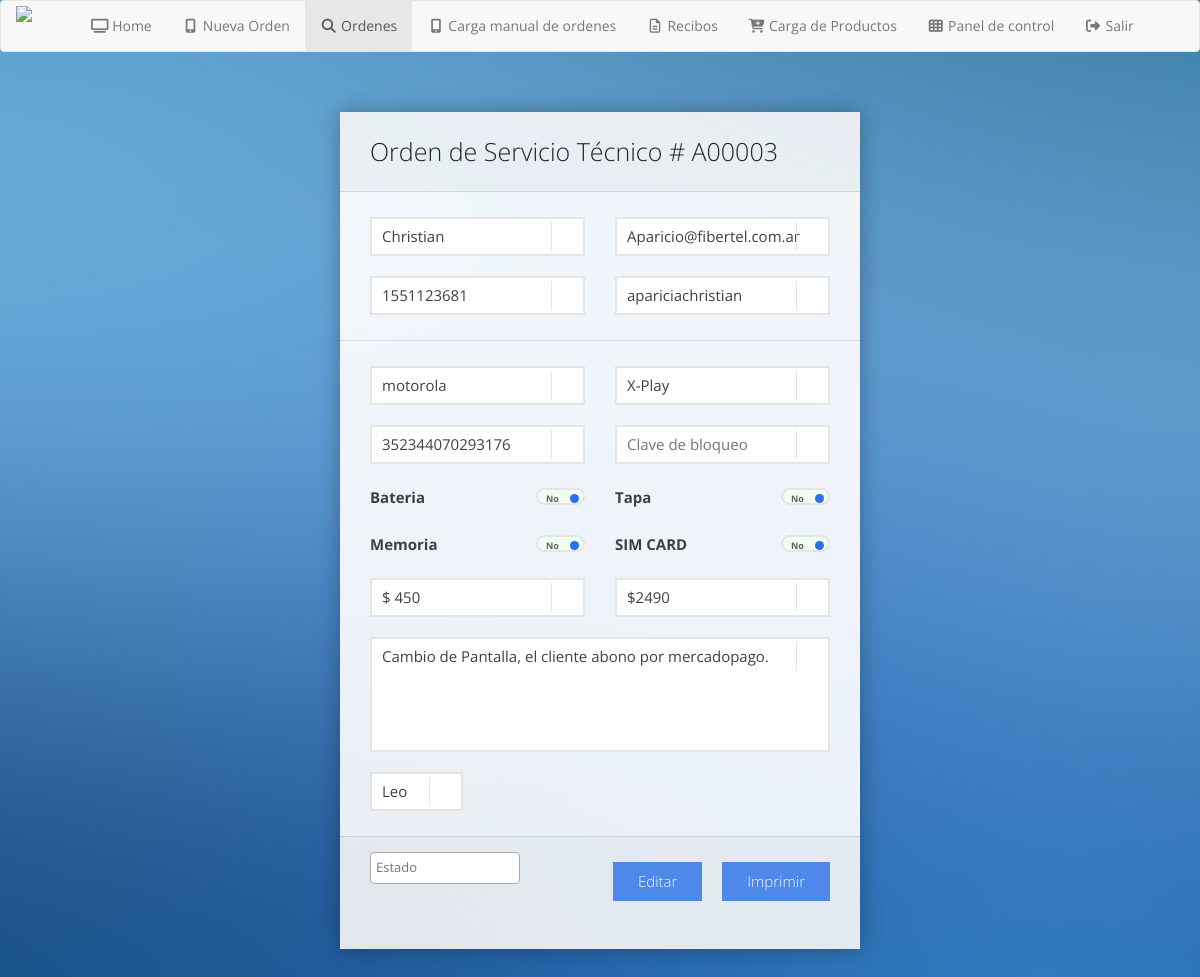
/search.php?id=100 (signed in), run on the app's committed database.
### tables this page shows
CREATE TABLE `nuevaorden` (
  `id` int(200) NOT NULL,
  `letra` varchar(1) NOT NULL,
  `orden` int(5) UNSIGNED ZEROFILL NOT NULL,
  `fechacreacion` timestamp NOT NULL DEFAULT CURRENT_TIMESTAMP ON UPDATE CURRENT_TIMESTAMP,
  `nombre` varchar(100) NOT NULL,
  `telefono` varchar(50) NOT NULL,
  `email` varchar(100) NOT NULL,
  `apellido` varchar(100) NOT NULL,
  `marca` varchar(100) NOT NULL,
  `modelo` varchar(100) NOT NULL,
  `serie` varchar(100) NOT NULL,
  `clavebloqueo` varchar(100) NOT NULL,
  `diagnostico` varchar(100) NOT NULL,
  `valor` varchar(100) NOT NULL,
  `detalle` varchar(2000) NOT NULL,
  `bateria` varchar(10) NOT NULL,
  `tapa` varchar(10) NOT NULL,
  `memoria` varchar(10) NOT NULL,
  `sim` varchar(10) NOT NULL,
  `atendidopor` varchar(100) NOT NULL,
  `visitas` int(25) NOT NULL,
  `estado` varchar(50) NOT NULL,
  `confirmado` int(2) NOT NULL
);

### search.php (the view, shortened to what this page needs)
<!DOCTYPE html>
<html>
  <head>
    <link rel="stylesheet" href="css/demo.css" />
		<link rel="stylesheet" href="css/sky-forms.css" />
		<link rel="stylesheet" href="css/sky-forms-blue.css" />
    <link rel="stylesheet" href="https://maxcdn.bootstrapcdn.com/bootstrap/3.3.7/css/bootstrap.min.css">
    <link rel="stylesheet" href="css/select2.min.css">
    <link rel="stylesheet" href="css/semantic.min.css">
    <link rel="stylesheet" type="text/css" href="css/imprimir.css" media="print" />
    <?php
      include 'api/conexion.php';
     ?>
  </head>
  <body id="search" onload="inicio()" onkeypress="reset()" onclick="reset()" onMouseMove="reset()" class="bg-blue zoom">
    <?php if(isset($_SESSION['logged'])) { ?>
    <?php
    include "api/navbar.php"
     ?>
    <div class="container">
      <?php
        if(isset($_GET['id'])) {
          $ordenesid = mysqli_query($conexion, "select * from nuevaorden where id = '$_GET[id]'");
          $ordenesid = mysqli_fetch_array($ordenesid);
           ?>
          <div class="body">
      			<form id="formOrden" action="" id="sky-form" class="sky-form" />
      				<header>Orden de Servicio Técnico<span id="numorder"><?php echo " # ".$ordenesid["letra"].$ordenesid["orden"]; ?></span></header>
      				<fieldset>
      					<div class="row">
      						<section class="col col-6">
      							<label class="input">
      								<i class="icon-append fa-user"></i>
      								<input type="text" id="nombre" name="nombre" placeholder="Nombre" disabled value="<?php echo $ordenesid['nombre']; ?>" />
      							</label>
      						</section>
                  <section class="col col-6">
      							<label class="input">
      								<i class="icon-append fa-user-o"></i>
      								<input type="text" id="apellido" name="apellido" placeholder="Apellido" disabled value="<?php echo $ordenesid['apellido']; ?>" />
      							</label>
      						</section>
      					</div>
      					<div class="row">
                  <section class="col col-6">
      							<label class="input">
      								<i class="icon-append fa-phone"></i>
      								<input type="tel" id="telefono" name="telefono" placeholder="Telefono" disabled value="<?php echo $ordenesid['telefono']; ?>"/>
      							</label>
      						</section>
      						<section class="col col-6">
      							<label class="input">
      								<i class="icon-append fa-envelope"></i>
      								<input type="email" id="email" name="email" placeholder="Email" disabled value="<?php echo $ordenesid['email']; ?>" />
      							</label>
      						</section>
      					</div>
      				</fieldset>
      				<fieldset>
      					<div class="row">
      						<section class="col col-6">
                    <label class="input">
      								<i class="icon-append fa-mobile-o"></i>
      								<input type="text" name="marca" id="marca" placeholder="Marca" disabled value="<?php echo $ordenesid['marca']; ?>" />
      							</label>
                  </section>
                  <section class="col col-6">
      							<label class="input">
      								<i class="icon-append fa-mobile"></i>
      								<input type="text" name="modelo" id="modelo" placeholder="Modelo" disabled value="<?php echo $ordenesid['modelo']; ?>" />
      							</label>
                  </section>
                </div>
                <div class="row">
                  <section class="col col-6">
      							<label class="input">
      								<i class="icon-append fa-barcode"></i>
      								<input type="text" name="serie" id="serie" placeholder="Serie" disabled value="<?php echo $ordenesid['serie']; ?>" />
      							</label>
      						</section>
                  <section class="col col-6">
      							<label class="input">
      								<i class="icon-append fa-lock"></i>
      								<input type="text" name="clave" id="clave" placeholder="Clave de bloqueo" disabled value="<?php echo $ordenesid['clavebloqueo']; ?>" />
      							</label>
      						</section>
                </div>
                <div class="row">
                  <section class="col col-6">
      							<label class="toggle state-success"><input type="checkbox" name="checkbox-toggle" /><i></i>Bateria</label>
      						</section>
                  <section class="col col-6">
                    <label class="toggle state-success"><input type="checkbox" name="tapa" /><i></i>Tapa</label>
      						</section>
                  <section class="col col-6">
                    <label class="toggle state-success"><input type="checkbox" name="memoria" /><i></i>Memoria</label>
      						</section>
                  <section class="col col-6">
                    <label class="toggle state-success"><input type="checkbox" name="sim" /><i></i>SIM CARD</label>
      						</section>
                </div>
                <div class="row">
                  <section class="col col-6">
      							<label class="input">
      								<i class="icon-append fa-user-md"></i>
      								<input type="text" name="diagnostico" id="diagnostico" placeholder="Diagnostico" disabled value="<?php echo $ordenesid['diagnostico']; ?>" />
      							</label>
      						</section>
                  <section class="col col-6">
      							<label class="input">
      								<i class="icon-append fa-money"></i>
      								<input type="text" name="valor" id="valor" placeholder="Valor" value="<?php echo $ordenesid['valor']; ?>" />
      							</label>
      						</section>
      					</div>
      					<section>
      						<label class="textarea">
      							<i class="icon-append fa-commenting-o"></i>
      							<textarea rows="5" name="detalle" id="detalle" placeholder="Ingrese detalle de reparacion"><?php echo $ordenesid['detalle']; ?></textarea>
      						</label>
      					</section>
                <div class="row">
                  <section class="col col-3">
      							<label class="input">
      								<i class="icon-append fa-user"></i>
      								<input type="text" name="quien" id="quien" placeholder="Atendido por" value="<?php echo $ordenesid['atendidopor']; ?>"/>
      							</label>
      						</section>
                </div>
      				</fieldset>
      				<footer>
                <button type="button" onclick="printOrder();" class="button">Imprimir</button>
      					<button type="button" onclick="cambiarestado(<?php echo $_GET['id'] ?>);" class="button">Editar</button>
                <br><br><br>
      				</footer>
      		</div>
        </div>
    <?php
      }
     ?>
     <?php
   } else {
    ?>
   <script>
     location.href="login.html";
   </script>
 <?php
   }
  ?>
  </body>
</html>

### css/demo.css (style rules this page uses)
html, body { margin: 0; padding: 0; background-attachment: fixed; background-position: 50% 50%; background-size: cover; }
.bg-blue { background-image: url(../img/bg-blue.jpg); }
.body { max-width: 600px; margin: 0 auto; padding: 40px; }

### css/sky-forms-blue.css (style rules this page uses)
.sky-form .toggle i:before { background-color: #2a70e8; }
.sky-form .button { background-color: #2a70e8; }

### data on the page
nuevaorden: letra "A", orden "00003", nombre "Christian", apellido "Aparicio@fibertel.com.ar", telefono "1551123681", email "apariciachristian", marca "motorola", modelo "X-Play", serie "352344070293176", diagnostico "$ 450", valor "$2490", detalle "Cambio de Pantalla, el cliente abono por mercadopago.", quien "Leo"
